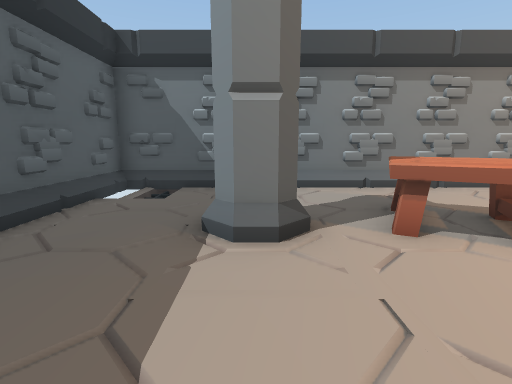
View 1 (above)

16 first-person views from a walk through a scene from a Unity 3-D project. The camera is 1.2 m above the floor, tilts 10° down and sees 85° across. The floor is counted in squares, 1 m on a side. Each view is taken from the middle of a square. On the plan, view 1 faces up. The plan holds only what a view shows up to about 13 squares ahead; the rest is blank. The place goes on beyond the plan.

View 2
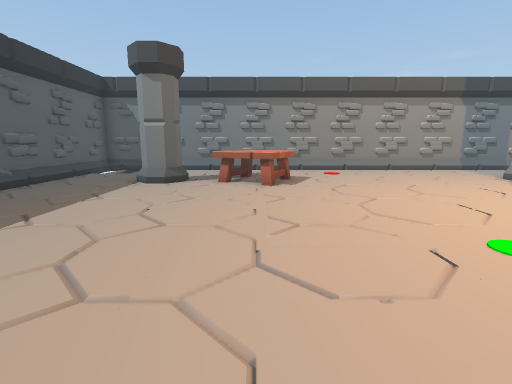

View 3
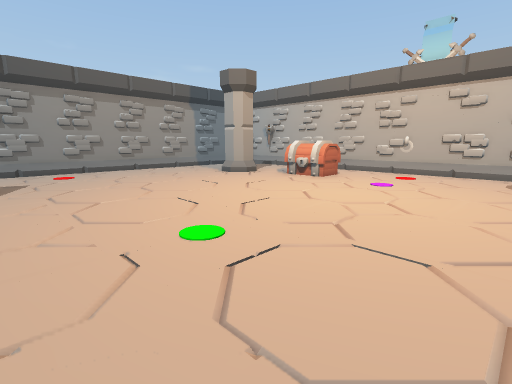

View 4
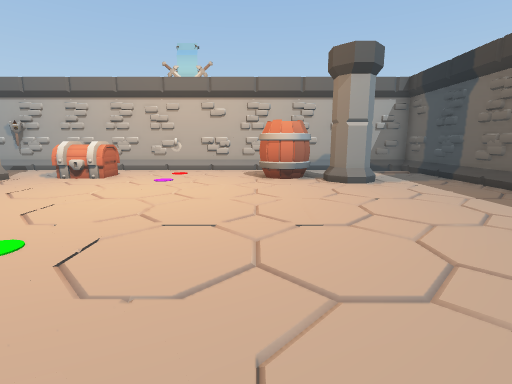

View 5
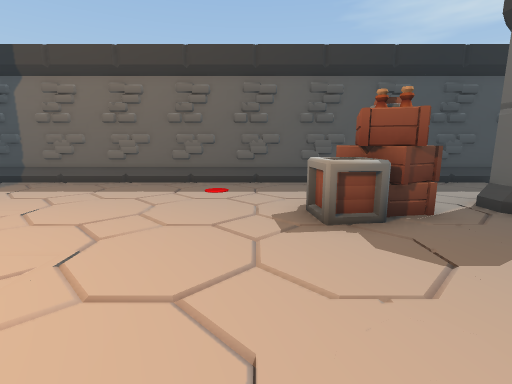

View 6
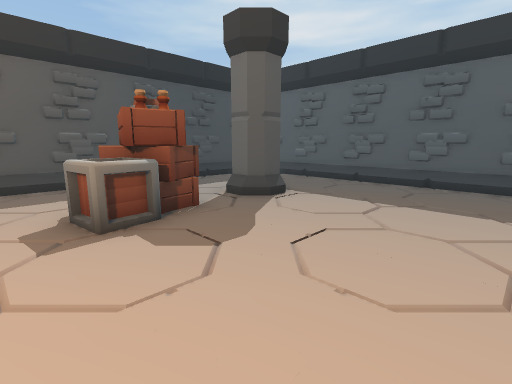

View 7
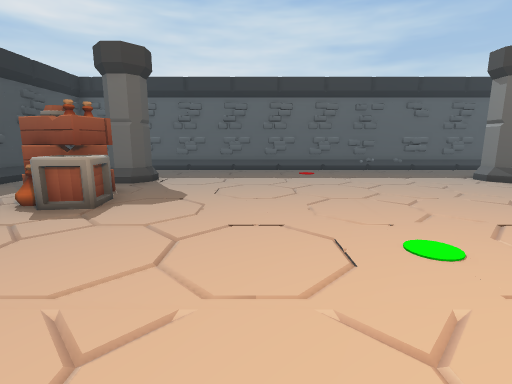

View 8
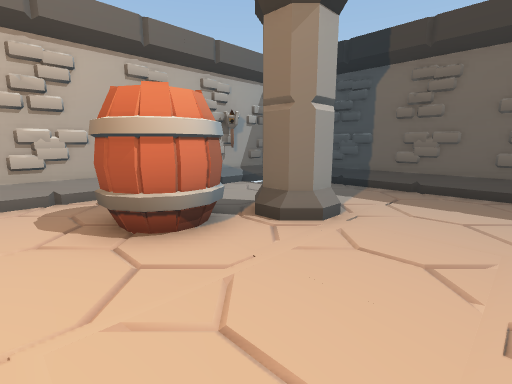

View 9
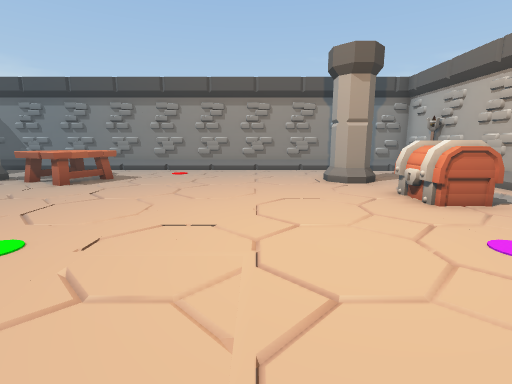

View 10
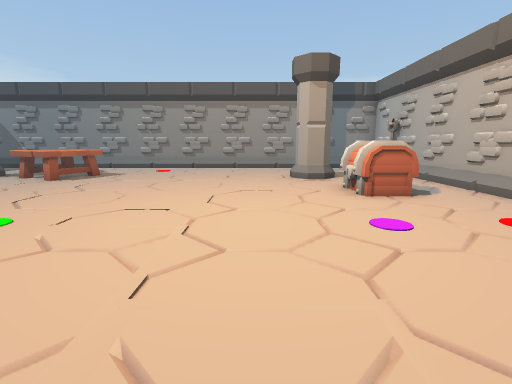

View 11
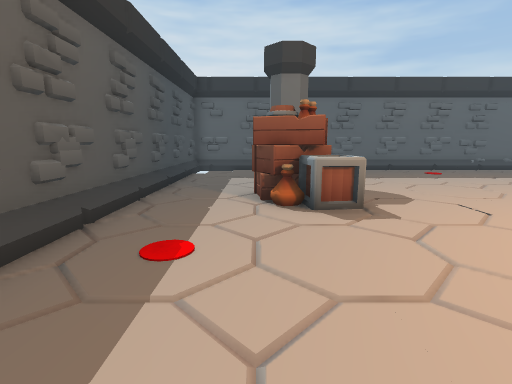

View 12
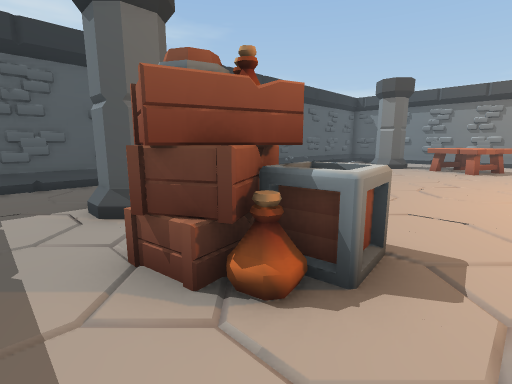

View 13
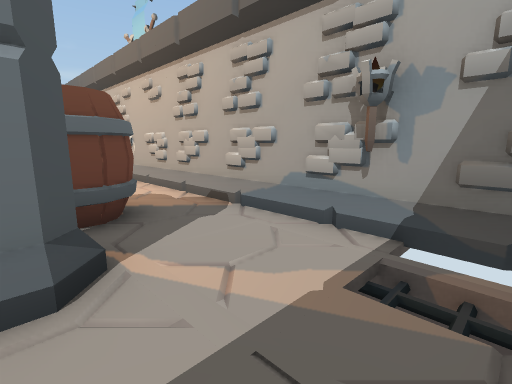

View 14
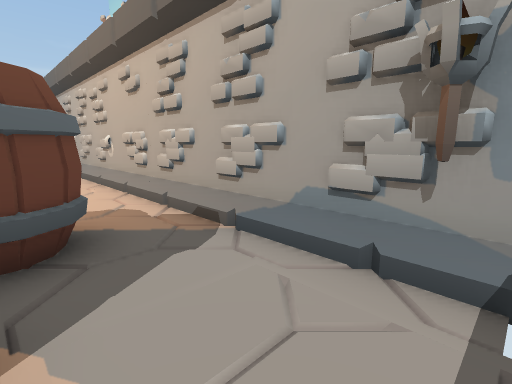

View 15
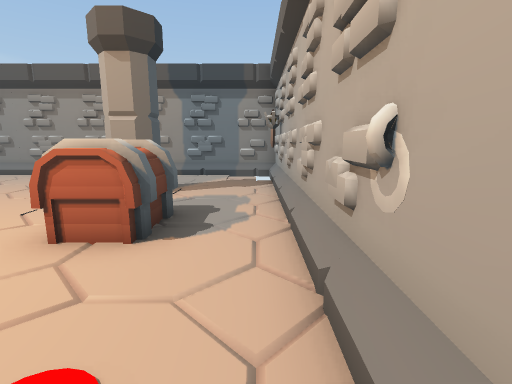

View 16
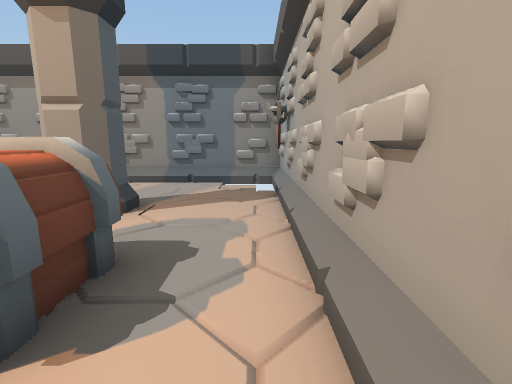

### Floor plan
Points are (right, up) in squares from view 1. A wall is a line through its corners. A room is listed if a view was taken in it or the views show most of it. See-through windows are left out.
Room 1 (views 1, 2, 3, 4, 5, 6, 7, 8, 9, 10, 11, 12, 13, 14, 15, 16)
walls: (15.8, -8.6) (15.8, 4.5); (15.8, 7.7) (-3.7, 7.7) (-3.7, -11.7) (15.8, -11.7) (15.8, -10.4)
low walls: (15.5, -1.8) (15.5, -1.1); (-3.5, -3.2) (-3.5, -4.9); (-3.5, -5) (-3.5, -6.9); (15.5, -11) (15.5, -10.5)
objects: other object (-1, -8) to (0, -7); other object (-1, 4) to (0, 5); other object (2, -9) to (4, -7); other object (2, 3) to (4, 5); other object (11, -8) to (12, -7); other object (11, 4) to (12, 5); other object (12, -7) to (14, -5); other object (12, 0) to (14, 2); other object (15, -10) to (16, -9); other object (15, 5) to (16, 6)

Positions as (right, up) in squares from view 1, and headings:
1: (0, 0), facing up
2: (3, -5), facing up
3: (4, -5), facing up-right
4: (3, -5), facing right
5: (5, -3), facing down
6: (5, -3), facing down-left
7: (9, -4), facing left
8: (9, -4), facing down-right
9: (9, -5), facing up
10: (10, -6), facing up
11: (9, -9), facing left
12: (5, -10), facing up-left
13: (12, -11), facing up-right
14: (13, -10), facing up-right
15: (15, -3), facing up
16: (15, -1), facing up
